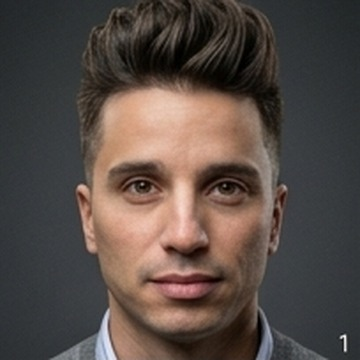
#> input picture frontend/assets/styles/beard/B01.jpg, 360 x 360 px
$ python -i stylist.py   (imports and definitions only)   (older library calls are emulated)
#> lines starting #> are read from the running program, lines starting #| are printed output that depends on the picture
"""
StyleMirror Stylist Transformation Engine
High-fidelity hair and beard virtual try-on engine.
Preserves user facial identity, expression, skin tone, clothing, and background
while cleanly applying chosen hairstyles (H01-H25) and beard styles (B01-B25).
"""

import io
import os
import logging
from pathlib import Path
from typing import Optional, Tuple
import cv2
import numpy as np
from PIL import Image, ImageOps

logger = logging.getLogger(__name__)

# Pre-tuned face coordinates for hair styles (H01-H25) in 360x360 catalog
HAIR_FACE_COORDS = {
    "H01": (82, 71, 197, 197),
    "H02": (87, 78, 188, 188),
    "H03": (87, 80, 190, 190),
    "H04": (82, 71, 197, 197),
    "H05": (92, 81, 185, 185),
    "H06": (88, 85, 186, 186),
    "H07": (90, 86, 182, 182),
    "H08": (91, 87, 185, 185),
    "H09": (91, 88, 188, 188),
    "H10": (89, 85, 192, 192),
    "H11": (86, 89, 187, 187),
    "H12": (92, 90, 180, 180),
    "H13": (92, 90, 181, 181),
    "H14": (97, 92, 175, 175),
    "H15": (92, 90, 186, 186),
    "H16": (90, 88, 184, 184),
    "H17": (89, 88, 183, 183),
    "H18": (91, 86, 184, 184),
    "H19": (93, 88, 181, 181),
    "H20": (89, 82, 193, 193),
    "H21": (85, 85, 186, 186),
    "H22": (86, 87, 183, 183),
    "H23": (85, 85, 185, 185),
    "H24": (95, 86, 179, 179),
    "H25": (87, 85, 186, 186),
}

# Pre-tuned face coordinates for beard styles (B01-B25) in 360x360 catalog
BEARD_FACE_COORDS = {
    "B01": (64, 91, 240, 240),
    "B02": (66, 94, 235, 235),
    "B03": (66, 94, 234, 234),
    "B04": (66, 95, 233, 233),
    "B05": (66, 94, 233, 233),
    "B06": (65, 89, 239, 239),
    "B07": (61, 88, 242, 242),
    "B08": (63, 86, 243, 243),
    "B09": (61, 88, 242, 242),
    "B10": (61, 87, 243, 243),
    "B11": (57, 68, 254, 254),
    "B12": (58, 69, 251, 251),
    "B13": (57, 68, 256, 256),
    "B14": (58, 70, 249, 249),
    "B15": (56, 68, 255, 255),
    "B16": (50, 33, 268, 268),
    "B17": (47, 31, 273, 273),
    "B18": (51, 35, 265, 265),
    "B19": (50, 33, 267, 267),
    "B20": (55, 36, 254, 254),
    "B21": (57, 23, 255, 255),
    "B22": (58, 23, 251, 251),
    "B23": (53, 22, 261, 261),
    "B24": (56, 22, 256, 256),
    "B25": (56, 22, 257, 257),
}

def _resolve_asset_dirs() -> Tuple[Path, Path]:
    """Finds hairstyles and beards directory across repository structures."""
    curr = Path(__file__).resolve()
    candidates = [
        curr.parents[3] / "frontend" / "assets" / "styles",
        curr.parents[2] / "frontend" / "assets" / "styles",
        Path.cwd() / "frontend" / "assets" / "styles",
        Path.cwd().parent / "frontend" / "assets" / "styles",
    ]
    for c in candidates:
        if (c / "hair").exists() and (c / "beard").exists():
            return c / "hair", c / "beard"
#> further down, picture is the input picture: shape (360, 360, 3); mean B, G, R 69.4, 74.9, 86.3
    # Fallback to standard relative path
    default_base = curr.parents[3] / "frontend" / "assets" / "styles"
    return default_base / "hair", default_base / "beard"

HAIR_DIR, BEARD_DIR = _resolve_asset_dirs()

def _get_cascade() -> cv2.CascadeClassifier:
    cascade_dir = getattr(cv2, "data", None) and getattr(cv2.data, "haarcascades", "")
    xml_path = os.path.join(cascade_dir, "haarcascade_frontalface_default.xml")
    if not os.path.exists(xml_path):
        xml_path = "haarcascade_frontalface_default.xml"
    return cv2.CascadeClassifier(xml_path)

FACE_CASCADE = _get_cascade()

def get_primary_face_box(bgr_img: np.ndarray) -> Optional[Tuple[int, int, int, int]]:
    """Detects primary frontal human face box (x, y, w, h)."""
    gray = cv2.cvtColor(bgr_img, cv2.COLOR_BGR2GRAY)
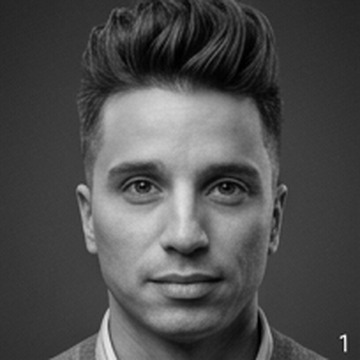
#> gray: shape (360, 360); min 0, max 253, mean 77.7
    faces = FACE_CASCADE.detectMultiScale(gray, scaleFactor=1.1, minNeighbors=4, minSize=(80, 80))
#> faces = [[63, 90, 243, 243]]
    if len(faces) == 0:
        # Slightly more relaxed second pass
        faces = FACE_CASCADE.detectMultiScale(gray, scaleFactor=1.06, minNeighbors=3, minSize=(60, 60))
    if len(faces) == 0:
        return None
    # Pick largest face
    fx, fy, fw, fh = max(faces, key=lambda f: f[2] * f[3])
#> fx = 63; fy = 90; fw = 243; fh = 243
    return int(fx), int(fy), int(fw), int(fh)

# [251 lines left out: functions apply_hairstyle_overlay, apply_beard_overlay, transform_portrait, not called in this run]

>>> import cv2
>>> picture = cv2.imread('../../../frontend/assets/styles/beard/B01.jpg')
>>> result = get_primary_face_box(picture)
#> result = (63, 90, 243, 243)
